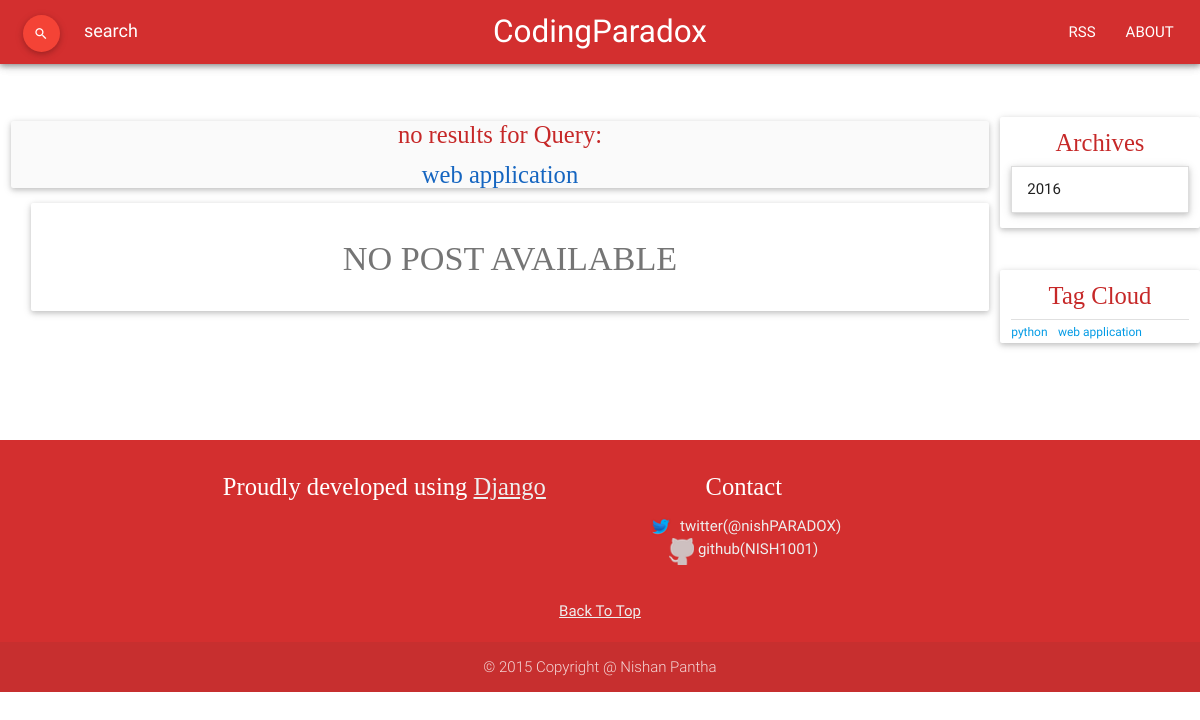
The page /blog/search/?query=web+application on the database its author committed.
### blog/models.py (models this page shows, shortened)
class Tag(models.Model):
    title = models.CharField(max_length=100, unique=True)

### blog/views.py (the view, shortened to what this page needs)
class EntrySearch(View):
    def get(self, request):
        context = {}
        querystring = request.GET.get('query','').strip()
        query = Q()
        if not querystring:
            return HttpResponseRedirect(reverse('blog:index'))
        else:
            querystring = querystring.lower()
            query_list = re.split(r'\s+', querystring)
            temp = [ re.escape(string) for string in query_list]
            query_list = list(set(temp))
            '''
            # get possible words
            words_combinations = getSubsetList(query_list)
            word_list = []
            for x in words_combinations:
                if len(x)>0:
                    word_list.append(' '.join(x))
            '''
            regexstring = r'(' + '|' .join(query_list) + ')'
            entry_list = []
            '''
            for tagstr in query_list:
                tagobj= Tag.objects.filter(title=tagstr)
                if tagobj:
                    entryobj = Entry.objects.filter(tags = tagobj)
                    entry_list += entryobj

            entry_list = list(set(entry_list))
            entry_list = sorted(entry_list, key=lambda x: x.created, reverse=True)
            '''
            title_list= Entry.objects.filter(title__iregex=regexstring).distinct()
            tag_list= Entry.objects.filter(tags__title__iregex = regexstring).distinct()
            from itertools import chain
            entry_list = list(set(chain(title_list, tag_list)))
            entry_list = sorted(entry_list, key=lambda x: x.created, reverse=True)
            context['querystring'] = querystring
            context['query'] = querystring
            context['entries'] = entry_list
            context['entries_paginated'] = paginate(request, entry_list, item_per_page)
            context['title_list'] = title_list
            context['tag_list'] = tag_list
            return render(request, 'blog/searchresults.html', context)

### blog/context_processors.py (called while the page is built)
def calculateFonts(taglist):
    largest = taglist[0].num_entries
    smallest = taglist[len(taglist)-1].num_entries
    minimum = 1.0
    maximum = 2.5
    fontlist = []
    for tag in taglist:
        font = 0.8
        try:
            if tag.num_entries>0:
                font = log(tag.num_entries)/log(largest) * (maximum-minimum) + minimum
        except ZeroDivisionError:
            font = 0.8
        fontlist.append(font)
    return fontlist

def global_vars(request):
    context = {}
    entries = Entry.objects.all()
    context['global_entries'] = entries
    tags = Tag.objects.annotate(num_entries=Count('entry')).order_by('-num_entries')
    templist = {}
    temp = calculateFonts(tags)
    for index, scale in enumerate(temp):
        templist[tags[index].title] = scale
    context['tagcloud'] = templist
    return context

### blog/models.py (called while the page is built)
    def __str__(self):
        return self.title

### blog/templatetags/encodeurl.py (called while the page is built)
@register.filter
def encodeurl(querytext):
    query_dict = {"query" : querytext}
    encoded = urlencode(query_dict)
    return encoded[6::]

### blog/templatetags/shuffle.py (called while the page is built)
@register.filter
def shuffle(arg):
    tmp = list(arg)[:]
    random.shuffle(tmp)
    return tmp

### blog/views.py (called while the page is built)
def paginate(request, result_list,  per_page):
    paginator = Paginator(result_list, per_page)
    page = request.GET.get("page")
    results = []
    try:
        results = paginator.page(page)
    except PageNotAnInteger:
        results = paginator.page(1)
    except EmptyPage:
            results = paginator.page(paginator.num_pages)
    return results

### blog/templates/blog/searchresults.html (shortened to what this page needs)
{% extends "blog/base.html" %}
{% load markdowntags %}
{% load encodeurl %}
{% block content %}
    {% if not entries_paginated %}
        <div class="card grey lighten-5">
            <h5 class="center-align red-text text-darken-3">no results for Query: </h5>
            <h5 class="center-align blue-text text-darken-3">{{querystring}}</span></h5>
        </div>
        <div class="card-panel">
            <h4 class="center-align grey-text text-darken-1">NO POST AVAILABLE</span></h4>
        </div>
    {% endif %}
{% endblock %}

### blog/templates/blog/base.html (shortened to what this page needs)
{% load staticfiles %}
{% load encodeurl %}
{% load shuffle %}
<!DOCTYPE html>
<html lang="en">
<head>
    <link href="{% static 'css/materialize.min.css' %}" type="text/css" rel="stylesheet">
    <link href="{% static 'css/blog.css' %}" type="text/css" rel="stylesheet">
    <link href="{% static 'css/codehilite.css' %}" type="text/css" rel="stylesheet">
</head>
<body>
    <nav>
        <div class="nav-wrapper z-depth-1 red darken-2">
            <div class="row">
                <div class="col s4 hide-on-med-and-down" id="desktop">
                    <form method="GET" action="{% url 'blog:entry_search' %}">
                        <div class="row">
                            <div class="col s1">
                                <button id="desktop-submit" class="mdi-action-search btn-floating btn-small waves-light red" type="submit" >
                                </button>
                            </div>
                            <div class="col s11">
                                <div class="input-field">
                                    <input id="desktop-search" type="text" placeholder="search" name="query" required>
                                </div>
                            </div>
                        </div>
                    </form>
                </div>
                <div class="col s8">
                    <a href="{% url 'blog:index' %}" class="brand-logo center">CodingParadox</a>
                    <ul class="right hide-on-med-and-down">
                        <li><a href="{% url 'blog:rss' %}">RSS</a></li>
                        <li><a href="{% url 'blog:about' %}">ABOUT</a></li>
                    </ul>
                </div>
            </div>
        </div>
    </nav>
    <div class="" style="width:100%;">
    <br/>
    <br/>
    <div class="row">
        <div class="col s12 l10 container">
            {% block content %}
            {% endblock %}
        </div>
        <div class="col s12 l2 container">
            <div class="row">
                <div class="col s12 card" id="archives">
                    <h5 class="red-text text-darken-3 center"> Archives </h5>
                    {% regroup global_entries by created|date:"Y" as year_list %}
                    <ul class="collapsible" data-collapsible="expandable">
                        {% for year in year_list %}
                            <li>
                                <div class="collapsible-header">{{year.grouper}}</div>
                                    {% regroup year.list by created|date:"F" as month_list %}
                            </li>
                        {% endfor %}
                    </ul>
                </div>
            </div>
            <div class="row">
                <div class="col s12 card" id="tagcloud">
                    <h5 class="red-text text-darken-3 center">Tag Cloud </h5>
                    <div class="divider"></div>
                    {% for tag,scale in tagcloud.items|shuffle %}
                        <a href=" {% url 'blog:entry_search' %}?query={{tag|encodeurl}}"
                            style="font-size: {{scale}}em"
                        >
                            {{tag}}
                        </a>
                    {% endfor %}
                </div>
            </div>
        </div>
    </div>
    <br/>
    </div>
    <footer class="page-footer red darken-2">
        <div class="container">
            <div class="row center-align">
                <div class="col l6 s12">
                    <h5 class="white-text">Proudly developed using
                        <a target="_blank" href="https://www.djangoproject.com/" class="grey-text text-lighten-3">
                            <u>Django</u>
                        </a>
                    </h5>
                </div>
                <div class="col l4 offset-12 s12">
                    <h5 class="white-text">Contact</h5>
                    <ul>
                        <li>
                            <a class="grey-text text-lighten-3" target='_blank'
                                href="http://twitter.com/nishPARADOX">
                                <img src = "{% static 'images/icons/twitter.png' %}" align="top" />
                                twitter(@nishPARADOX)
                            </a>
                        </li>
                        <li>
                        <a class="grey-text text-lighten-3" target='_blank'
                            href="https://github.com/NISH1001">
                            <img src = "{% static 'images/icons/github.png' %}" align="top" />
                            github(NISH1001)
                        </a>
                        </li>
                    </ul>
                </div>
            </div>
            <div class="row">
                <div class="col s12 center-align">
                    <a class="grey-text text-lighten-3" href="#"><u>Back To Top</u></a>
                </div>
            </div>
        </div>
        <div class="footer-copyright center-align">
            © 2015 Copyright @ Nishan Pantha
        </div>
    </footer>
</body>
</html>

### static/css/blog.css (style rules this page uses)
html { font-family: roboto, sans-serif; }
body { display: flex; min-height: 100vh; flex-direction: column; }
h1,h2,h3,h4,h5,h6 { font-family: serif; }
@media (min-width: 1001px) { .card-panel { margin-left: 20px; } }

### static/css/codehilite.css (style rules this page uses)
.s1 { color: #BA2121 }

### rows shown on the page
Tag: title "web application", tagcloud "web application"
Tag: tagcloud "python"

### other values the page prints
{{ year.grouper }} "2016"
